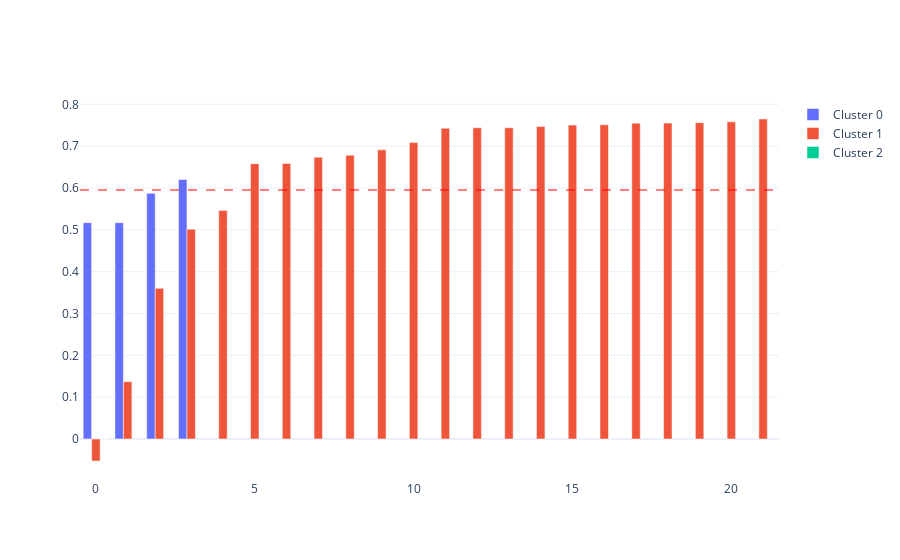

Source (notebook cell):
### Code cell
pio.templates.default = "plotly_white"

# fig = px.bar(df.sort_values(by=["rotulos"]), y=df.columns[0], color=df.columns[1])
# fig.show()

data=[]
for r in rotulos:
    data.append(
        go.Bar(name=f"Cluster {r}",  y=df["silhuetas"][df["rotulos"]==r])
    )

fig = go.Figure(data=data)
fig.add_hline(y=cluster["silhueta_media"], 
                  line_width=1, 
                  line_dash="dash", 
                  line_color="red")
# Change the bar mode
fig.update_layout(barmode='group')
fig

### Figure 1 — Plotly figure (JSON) as saved in the notebook; plotly's stock layout.template omitted (floating-point values rounded to 4 significant figures)
{"data": [{"name": "Cluster 0", "type": "bar", "y": [0.5168, 0.5171, 0.5872, 0.6202]}, {"name": "Cluster 1", "type": "bar", "y": [-0.05258, 0.137, 0.3601, 0.5017, 0.5464, 0.658, 0.6587, 0.6734, 0.6785, 0.6912, 0.7087, 0.7427, 0.7439, 0.744, 0.7468, 0.7503, 0.7511, 0.755, 0.7551, 0.7562, 0.7582, 0.7649]}, {"name": "Cluster 2", "type": "bar", "y": [0]}], "layout": {"autosize": true, "barmode": "group", "shapes": [{"line": {"color": "red", "dash": "dash", "width": 1}, "type": "line", "x0": 0, "x1": 1, "xref": "x domain", "y0": 0.5952, "y1": 0.5952, "yref": "y"}], "xaxis": {"autorange": true, "range": [-0.5, 21.5]}, "yaxis": {"autorange": true, "range": [-0.09799, 0.8103], "type": "linear"}}}
